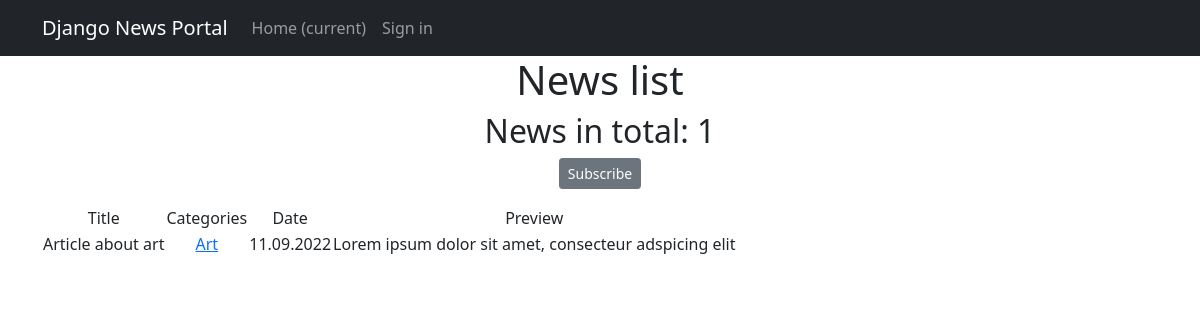
The app's page /news/categories/1, older data.
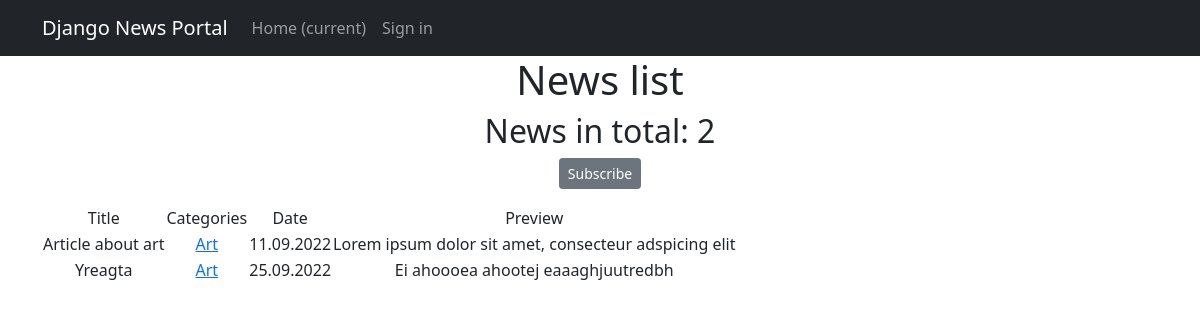
The same page, newer data.
### news/models.py (models this page shows, shortened)
class Post(models.Model):
    postAuthor = models.ForeignKey(Author, on_delete=models.CASCADE)
    dateCreated = models.DateTimeField(auto_now_add=True)
    header = models.CharField(max_length=128)
    text = models.TextField()
    rating = models.IntegerField(default=0)
    regular_article = 'R'
    news_article = 'N'
    TYPES = [
        (regular_article, 'Article'),
        (news_article, 'News')
    ]
    type = models.CharField(max_length=1, choices=TYPES, default=regular_article)
    categories = models.ManyToManyField(Category, through='PostCategory')

class Category(models.Model):
    category_name = models.CharField(max_length=64, unique=True)
    subscribers = models.ManyToManyField(User, related_name='categories')

### news/views.py (the view)
# urls.py: path('categories/<int:pk>', CategoryListView.as_view(), name='category_list'),
class CategoryListView(ListView):
    model = Post
    template_name = 'category_list.html'
    context_object_name = 'category_news_list'
    def get_queryset(self):
        self.categories = get_object_or_404(Category, id=self.kwargs['pk'])
        queryset = Post.objects.filter(categories=self.categories).order_by('dateCreated')
        return queryset
    def get_context_data(self, **kwargs):
        context = super().get_context_data(**kwargs)
        context['is_not_subscriber'] = self.request.user not in self.categories.subscribers.all()
        context['category'] = self.categories
        return context

### news/templatetags/custom_filters.py (called while the page is built)
@register.filter()
def censor(text):
    try:
        if not isinstance(text, str):
            raise TypeError('Censored text is not a string')
    except TypeError:
        print('Censored text is not of string type')
    else:
        wordlist = text.split()
        for i, j in enumerate(wordlist):
            if j.lower() in PROFANITIES:
                j = j[0] + '*' * (len(j) - 1)
                wordlist[i] = j
        return ' '.join(wordlist)

### templates/category_list.html (shortened to what this page needs)
{% extends 'default.html' %}
{% load custom_filters %}
{% load custom_tags %}
{% block content %}
   <h1>News list</h1>
   <h2>News in total: {{ category_news_list|length }}</h2>
   {% if is_not_subscriber %}
      <p class="text-center"><a href="{% url 'subscribe' category.id %}" class="btn btn-secondary btn-sm">Subscribe</a> </p>
   {% endif %}
   {% if category_news_list %}
       <table>
           <tr>
               <td>Title</td>
               <td>Categories</td>
               <td>Date</td>
               <td>Preview</td>
           </tr>
           {% for post in category_news_list %}
           <tr>
               <td>{{ post.header }}</td>
               <td>
                   {% for cat in post.categories.all %}
                      {% if forloop.revcounter0 %}
                         <a href="{% url 'category_list' cat.id %}"> {{ cat.category_name }}</a>;
                      {% else %}
                         <a href="{% url 'category_list' cat.id %}"> {{ cat.category_name }}</a>
                      {% endif %}
                   {% endfor %}
               </td>
               <td>{{ post.dateCreated|date:'d.m.Y' }}</td>
               <td>{{ post.text|truncatewords:20|censor }}</td>
           </tr>
           {% endfor %}
       </table>
   {% else %}
       <h2>No news yet!</h2>
   {% endif %}
{% endblock content %}

Row changes from the older to the newer data that the page shows:
added Post: header "Yreagta", dateCreated "25.09.2022", text|censor "Ei ahoooea ahootej eaaaghjuutredbh", Category (category_name "Art")
Text that changed along with them:
{{ category_news_list|length }}: "1" → "2"
